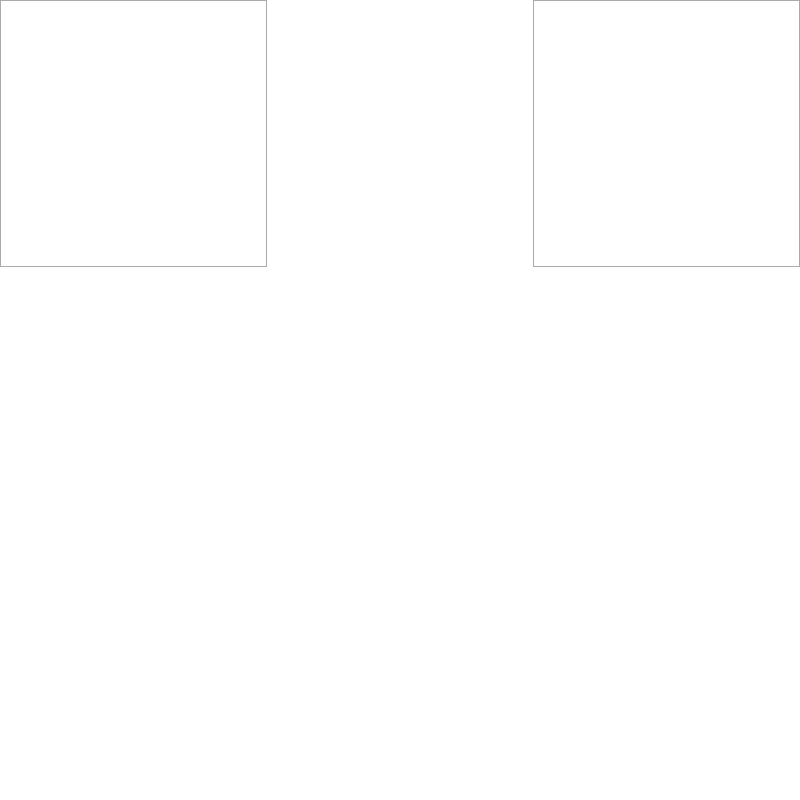
Frame 1 (no input)
Frame 60 (the mouse pressed at the canvas centre just before this capture): identical to frame 1, image omitted
Frame 120 (the mouse held since frame 60 and released just before this capture): identical to frame 1, image omitted

The Processing sketch that drew this single still picture (run headless with seeded random() and noise(); from frame 60 on, the mouse is pressed at the canvas centre):

// Processing sketch: ddust
// ── ddust.pde

int counter = 0;
void setup()
{
    size(800, 800);
}

void draw()
{
    background(255);
    stroke(0);
    //fill(0);
    noFill();
    dust(counter); 
}

void dust(int depth)
{
    
    
    //text("hello", 0, 50);
    if(depth<=counter)
    {

          //translate(0, height/4);
          
          scale(0.3333);          
          pushMatrix();   
            rect(0, 0, width, height);     
            dust(depth+1);
          popMatrix();
          
          pushMatrix();
            translate(width*2, 0);
            rect(0, 0, width, height);
            dust(depth+1);
          popMatrix();

        
    }
}

void mousePressed()
{
    counter = (counter+1)%10;
    println(counter);
}
